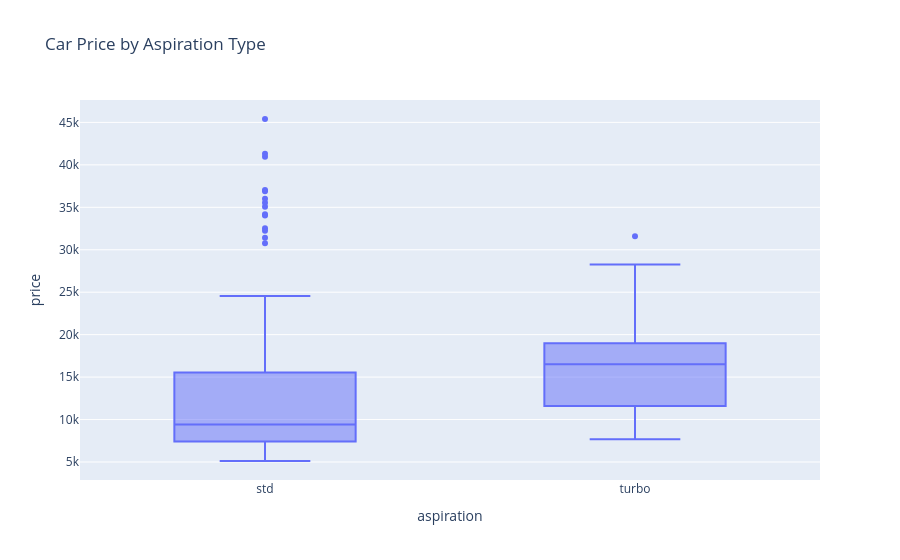

This figure's notebook cell:
### Markdown cell above
### Car price by Aspiration Type.

This visualisation compares the distribution of car prices between standard and turbo aspiration types.

### Code cell
# Compare car prices by aspiration type
# Code created with referances from LMS and assistance from ChatGPT.
fig = px.box(
    df,
    x='aspiration',
    y='price',
    title='Car Price by Aspiration Type'
)
fig.show()

### Figure 1 — Plotly figure (JSON) as saved in the notebook; plotly's stock layout.template omitted (floating-point values rounded to 4 significant figures; data arrays with more than 128 entries replaced by an {"elided": "..."} marker saying what was removed)
{"data": [{"alignmentgroup": "True", "hovertemplate": "aspiration=%{x}<br>price=%{y}<extra></extra>", "legendgroup": "", "marker": {"color": "#636efa"}, "name": "", "notched": false, "offsetgroup": "", "orientation": "v", "showlegend": false, "type": "box", "x": {"elided": "205 str values"}, "x0": " ", "xaxis": "x", "y": {"elided": "205 float values"}, "y0": " ", "yaxis": "y"}], "layout": {"boxmode": "group", "legend": {"tracegroupgap": 0}, "title": {"text": "Car Price by Aspiration Type"}, "xaxis": {"anchor": "y", "domain": [0, 1], "title": {"text": "aspiration"}}, "yaxis": {"anchor": "x", "domain": [0, 1], "title": {"text": "price"}}}}
